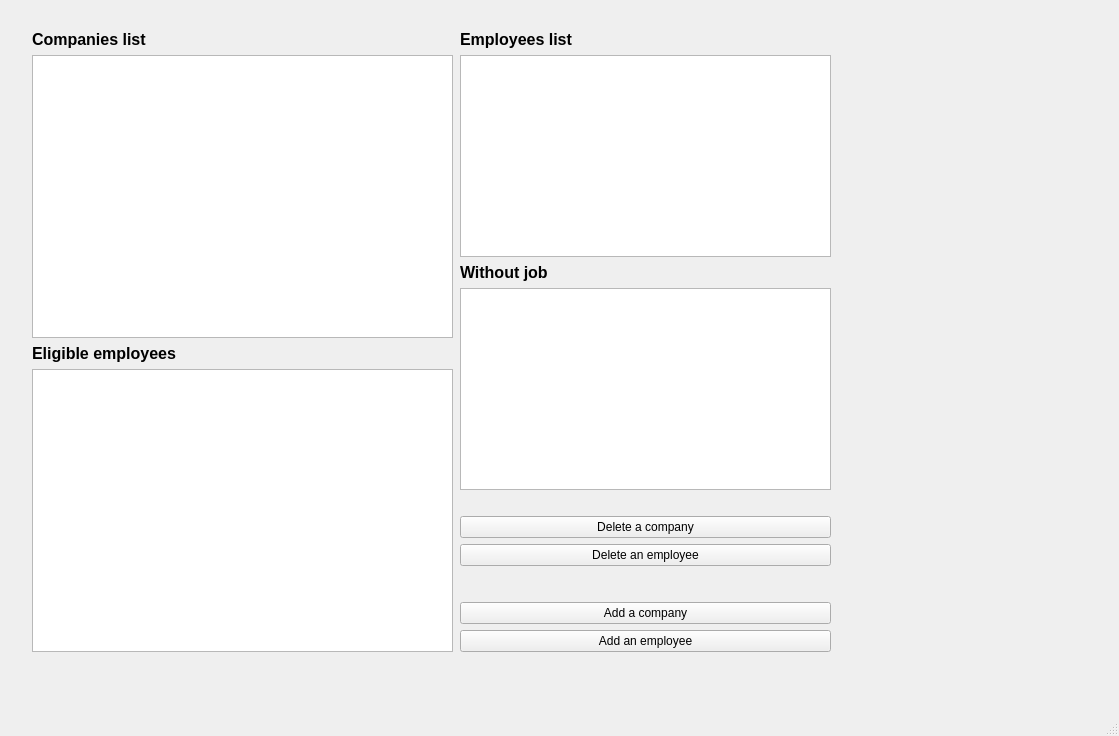
<?xml version="1.0" encoding="UTF-8"?>
<ui version="4.0">
 <class>MainWindow</class>
 <widget class="QMainWindow" name="MainWindow">
  <property name="geometry">
   <rect>
    <x>0</x>
    <y>0</y>
    <width>1119</width>
    <height>736</height>
   </rect>
  </property>
  <property name="windowTitle">
   <string>MainWindow</string>
  </property>
  <widget class="QWidget" name="centralwidget">
   <property name="enabled">
    <bool>true</bool>
   </property>
   <widget class="QWidget" name="layoutWidget">
    <property name="geometry">
     <rect>
      <x>32</x>
      <y>30</y>
      <width>421</width>
      <height>622</height>
     </rect>
    </property>
    <layout class="QVBoxLayout" name="verticalLayout_26">
     <item>
      <widget class="QLabel" name="label_51">
       <property name="styleSheet">
        <string notr="true">font-size: 16px;
font-weight: bold;
color: #000;</string>
       </property>
       <property name="text">
        <string>Companies list</string>
       </property>
      </widget>
     </item>
     <item>
      <widget class="QTableWidget" name="companiesTable_6">
       <property name="autoScrollMargin">
        <number>16</number>
       </property>
       <property name="editTriggers">
        <set>QAbstractItemView::NoEditTriggers</set>
       </property>
       <property name="tabKeyNavigation">
        <bool>false</bool>
       </property>
       <property name="showDropIndicator" stdset="0">
        <bool>false</bool>
       </property>
       <property name="dragDropOverwriteMode">
        <bool>false</bool>
       </property>
       <property name="showGrid">
        <bool>true</bool>
       </property>
       <property name="gridStyle">
        <enum>Qt::DashLine</enum>
       </property>
       <property name="sortingEnabled">
        <bool>true</bool>
       </property>
       <property name="cornerButtonEnabled">
        <bool>false</bool>
       </property>
       <attribute name="horizontalHeaderVisible">
        <bool>false</bool>
       </attribute>
      </widget>
     </item>
     <item>
      <widget class="QLabel" name="label_54">
       <property name="styleSheet">
        <string notr="true">color: #000;
font-size: 16px;
font-weight: bold;</string>
       </property>
       <property name="text">
        <string>Eligible employees</string>
       </property>
      </widget>
     </item>
     <item>
      <widget class="QTextBrowser" name="eligibleEmployeesList"/>
     </item>
    </layout>
   </widget>
   <widget class="QWidget" name="layoutWidget_3">
    <property name="geometry">
     <rect>
      <x>460</x>
      <y>30</y>
      <width>371</width>
      <height>622</height>
     </rect>
    </property>
    <layout class="QVBoxLayout" name="verticalLayout_28">
     <item>
      <layout class="QVBoxLayout" name="verticalLayout_29">
       <item>
        <widget class="QLabel" name="label_57">
         <property name="styleSheet">
          <string notr="true">font-size: 16px;
font-weight: bold;
color: #000;</string>
         </property>
         <property name="text">
          <string>Employees list</string>
         </property>
        </widget>
       </item>
       <item>
        <widget class="QTableWidget" name="tableWidget_2">
         <property name="gridStyle">
          <enum>Qt::DashLine</enum>
         </property>
         <property name="sortingEnabled">
          <bool>true</bool>
         </property>
         <property name="cornerButtonEnabled">
          <bool>false</bool>
         </property>
         <attribute name="horizontalHeaderVisible">
          <bool>false</bool>
         </attribute>
        </widget>
       </item>
       <item>
        <widget class="QLabel" name="label_55">
         <property name="styleSheet">
          <string notr="true">color: #000;
font-size: 16px;
font-weight: bold;</string>
         </property>
         <property name="text">
          <string>Without job</string>
         </property>
        </widget>
       </item>
       <item>
        <widget class="QTextBrowser" name="textBrowser_16"/>
       </item>
       <item>
        <widget class="QLabel" name="label_60">
         <property name="text">
          <string/>
         </property>
        </widget>
       </item>
       <item>
        <layout class="QVBoxLayout" name="verticalLayout">
         <item>
          <widget class="QPushButton" name="pushButton">
           <property name="text">
            <string>Delete a company</string>
           </property>
          </widget>
         </item>
         <item>
          <widget class="QPushButton" name="pushButton_2">
           <property name="text">
            <string>Delete an employee</string>
           </property>
          </widget>
         </item>
        </layout>
       </item>
      </layout>
     </item>
     <item>
      <layout class="QVBoxLayout" name="verticalLayout_30">
       <property name="topMargin">
        <number>30</number>
       </property>
       <item>
        <widget class="QPushButton" name="addCompany_6">
         <property name="text">
          <string>Add a company</string>
         </property>
        </widget>
       </item>
       <item>
        <widget class="QPushButton" name="addEmployee_6">
         <property name="text">
          <string>Add an employee</string>
         </property>
        </widget>
       </item>
      </layout>
     </item>
    </layout>
   </widget>
  </widget>
  <widget class="QMenuBar" name="menubar">
   <property name="geometry">
    <rect>
     <x>0</x>
     <y>0</y>
     <width>1119</width>
     <height>25</height>
    </rect>
   </property>
  </widget>
  <widget class="QStatusBar" name="statusbar"/>
 </widget>
 <resources/>
 <connections/>
</ui>
